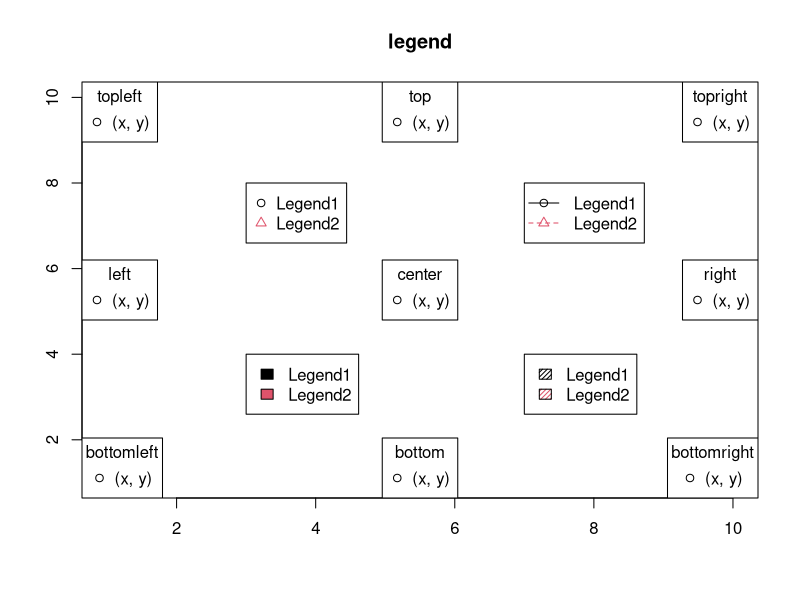

Reproduce this figure in R. (Note: this script raises an error after producing the figure.)
plot(1:10, type="n", xlab="", ylab="", main="legend")
legend("bottomright", "(x, y)", pch=1, title="bottomright")
legend("bottom", "(x, y)", pch=1, title="bottom")
legend("bottomleft", "(x, y)", pch=1, title="bottomleft")
legend("left", "(x, y)", pch=1, title="left")
legend("topleft", "(x, y)", pch=1, title="topleft")
legend("top", "(x, y)", pch=1, title="top")
legend("topright", "(x, y)", pch=1, title="topright")
legend("right", "(x, y)", pch=1, title="right")
legend("center", "(x, y)", pch=1, title="center")
legends <- c("Legend1", "Legend2")
legend(3, 8, legend=legends, pch=1:2, col=1:2)
legend(7, 8, legend=legends, pch=1:2, col=1:2, lty=1:2)
legend(3, 4, legend=legends, fill=1:2)
legend(7, 4, legend=legends, fill=1:2, density=30)
legend(locator(1), legend="Locator", fill=1)
